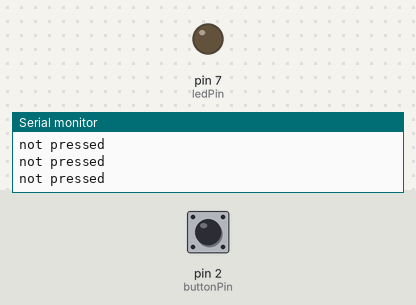
The sketch below on a simulated Arduino Uno, built with avr-gcc and run on an emulated ATmega328P. Parts: output pins drawn as LEDs (lit = HIGH), the last lines printed to the serial monitor. The inputs (shaded band) are chosen by the test bench; at power-on: pin 2 (buttonPin) HIGH.

Above: at 1.2 s.
1.3 s: pin 2 (buttonPin) pulled LOW for 0.15 s
At 1.38 s:
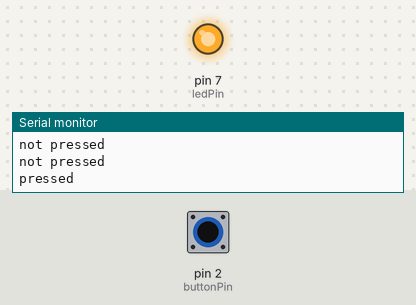
2.9 s: pin 2 (buttonPin) pulled LOW for 1 s
At 4.3 s:
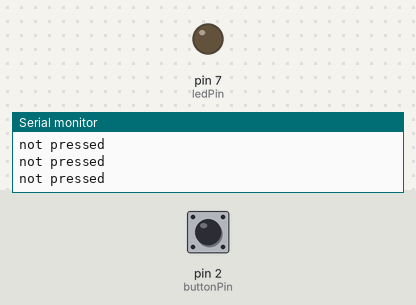
Timing chart, 0 to 5.9 s (numbered marks = the images above; inputs shaded):
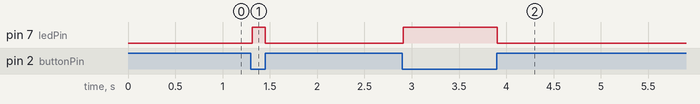

Measured:
- after the input at 1.3 s, pin 7 (ledPin): LOW → HIGH at once, → LOW 0.14 s later
- after the input at 2.9 s, pin 7 (ledPin): LOW → HIGH at once, → LOW 0.99 s later

The sketch:

Button_LED.ino
```cpp
const int buttonPin = 2;
const int ledPin =  7;
int buttonState = 0;

void setup() {
  Serial.begin(9600);
  pinMode(ledPin, OUTPUT);
  pinMode(buttonPin, INPUT_PULLUP);
}

void loop() {
  buttonState = digitalRead(buttonPin);

  // Check if the button is pressed
  if (buttonState == LOW) { //(Pressed = LOW due to pull-up)

    digitalWrite(ledPin, HIGH); // Turn the LED on
    Serial.println("pressed");

  } else {
    digitalWrite(ledPin, LOW); // Turn the LED off
    Serial.println("not pressed");
  }
}
```
